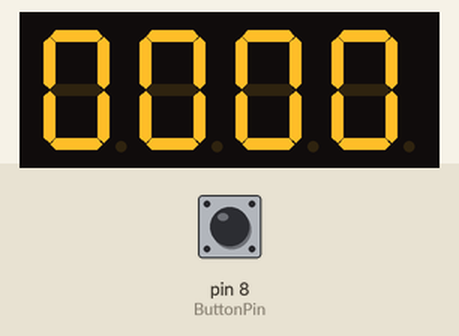
This sketch was run on a simulated Arduino Uno, built with avr-gcc and run on an emulated ATmega328P. On the bench: 4-digit seven-segment display. The test bench sets the inputs (shaded band); at power-on: pin 8 (ButtonPin) HIGH.

Above: at 1.2 s.
1.3 s: pin 8 (ButtonPin) pulled LOW for 0.15 s
At 2.6 s:
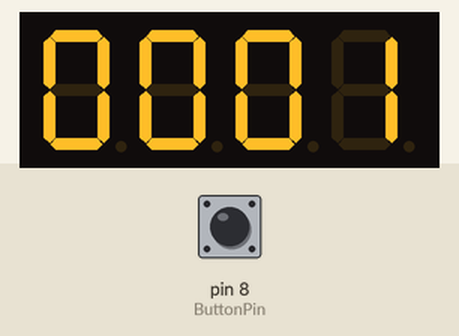
2.9 s: pin 8 (ButtonPin) pulled LOW for 1 s
At 5.1 s:
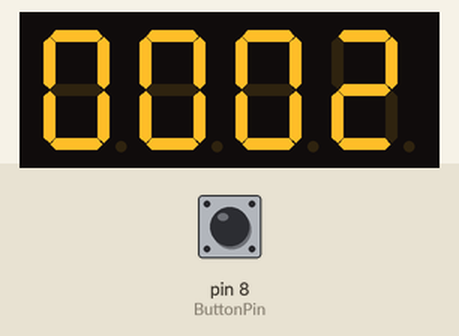
5.4 s: pin 8 (ButtonPin) pulled LOW for 0.15 s
At 6.7 s:
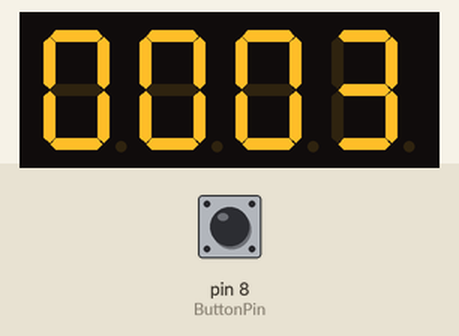
7.0 s: pin 8 (ButtonPin) pulled LOW for 1 s
At 9.4 s:
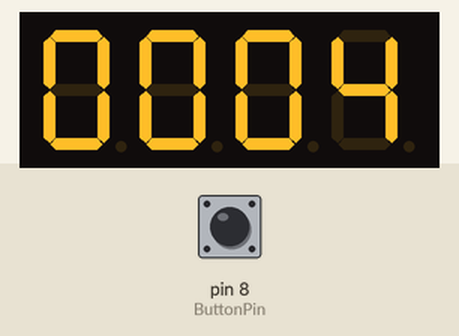
Timing chart, 0 to 10.5 s (numbered marks = the images above; inputs shaded):
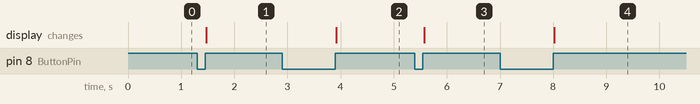

The sketch:

Pushbutton_with_7_Segment_Display.ino
```cpp
/*
 * Pushbutton_with_7_Segment_Display.ino
 *
 * https://www.browndoggadgets.com/
 *
 * Note: You will need to install the TM1637 library by Avishay Orpaz
 *
 */


#include <Arduino.h>
#include <TM1637Display.h>

// set variable name for a digital input pin
int ButtonPin = 8;

// set two variables for the 7 segment display
#define CLK 5   // connect CLK to pin 5 on the Robotics Board
#define DIO 6   // connect DIO to pin 6 on the Robotics Board

// set a variable to hold the count
int count = 0;

// set a variable to check if the button is up and not pressed
boolean buttonUp = false;

// set up a display object
TM1637Display display(CLK, DIO);


// the setup runs once at the beginning of the sketch
void setup() {

  // set the display brightness
  display.setBrightness(0x0f);

  // the ButtonPin is set to function as an input with a special built-in pull-up resistor
  pinMode(ButtonPin, INPUT_PULLUP);

}


// the loop runs forever after the setup is complete
void loop() {

  // check if the button is pressed
  if (digitalRead(ButtonPin) == LOW) {

      // use ++ to add 1 to the count
      count++;

      // if pressed more than 9999 times go back to zero
      if (count > 9999) {
        count = 0;
      }

    // set button released to false since it was pressed
    buttonUp = false;

    // slight delay to prevent double presses
    delay(100);

  }

  // get stuck in a loop until the button is released
  while (buttonUp == false) {

    // check if the button is up/released
    if (digitalRead(ButtonPin) == HIGH) {
      buttonUp = true;
    }
    else {
      buttonUp = false;
    }

  }

  // show number on display
  display.showNumberDec(count, true);

}
```

Measured:
- after the input at 1.3 s, the display: changes after 0.17 s (image 1)
- after the input at 2.9 s, the display: changes after 1.0 s (image 2)
- after the input at 5.4 s, the display: changes after 0.17 s (image 3)
- after the input at 7.0 s, the display: changes after 1.0 s (image 4)
